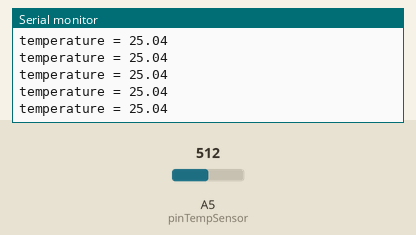
Simulated run of this program. Board: Arduino Leonardo, built with avr-gcc and run on an emulated ATmega32U4. On the bench: the last lines printed to the serial monitor. The inputs (shaded band) are chosen by the test bench; at power-on: A5 (pinTempSensor) = 512.

Above: at 1.2 s.
1.3 s: A5 (pinTempSensor) set to 716
At 1.32 s:
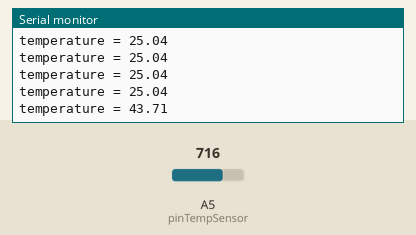
2.8 s: A5 (pinTempSensor) set to 900
At 2.84 s:
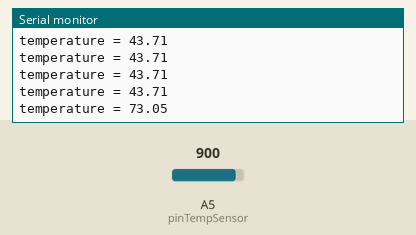
Timing chart, 0 to 5.8 s (numbered marks = the images above; inputs shaded):
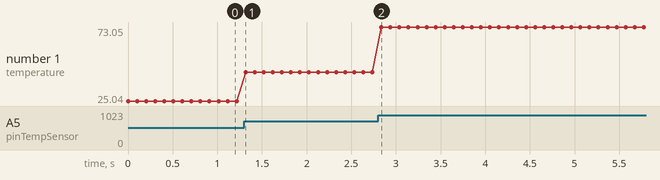

Measured:
- after the input at 1.3 s, the serial monitor: prints a new line at once (image 1)
- after the input at 2.8 s, the serial monitor: prints a new line at once (image 2)
- plotted number 1: 25.04 → 43.71 after the input at 1.3 s, 43.71 → 73.05 after the input at 2.8 s

The program:

main.cpp
```cpp
#include <Arduino.h>
// Demo code for Grove - Temperature Sensor V1.1/1.2
// Loovee @ 2015-8-26

#include <math.h>

const int B = 4275;               // B value of the thermistor
const int R0 = 100000;            // R0 = 100k
const int pinTempSensor = A5;     // Grove - Temperature Sensor connect to A0

#if defined(ARDUINO_ARCH_AVR)
#define debug  Serial
#elif defined(ARDUINO_ARCH_SAMD) ||  defined(ARDUINO_ARCH_SAM)
#define debug  SerialUSB
#else
#define debug  Serial
#endif

void setup()
{
    Serial.begin(9600);
}

void loop()
{
    int a = analogRead(pinTempSensor);

    float R = 1023.0/a-1.0;
    R = R0*R;

    float temperature = 1.0/(log(R/R0)/B+1/298.15)-273.15; // convert to temperature via datasheet

    Serial.print("temperature = ");
    Serial.println(temperature);

    delay(100);
}
```
